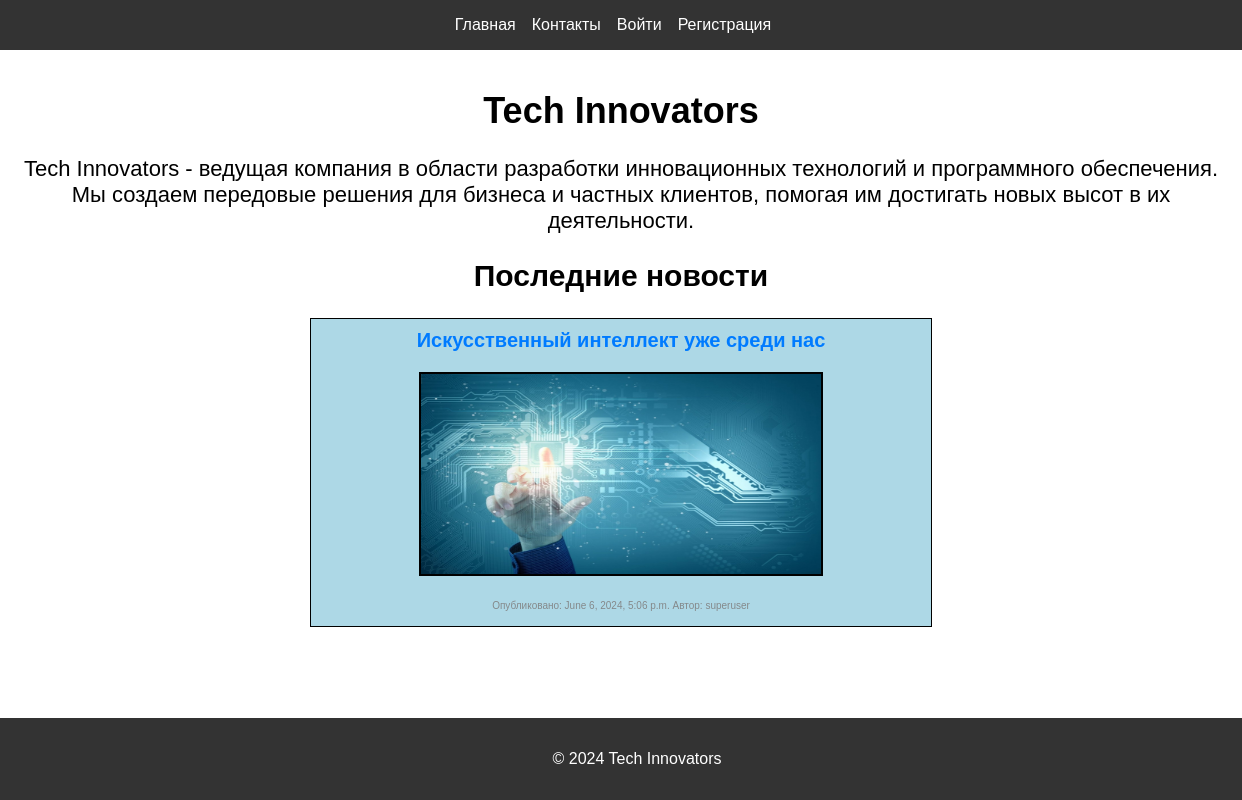
The page / on the database its author committed.
### main/models.py (models this page shows, shortened)
class News(models.Model):
    title = models.CharField(max_length=200)
    text = models.TextField()
    published_date = models.DateTimeField(auto_now_add=True)
    author = models.ForeignKey(User, on_delete=models.CASCADE)
    image = models.ImageField(upload_to='news_images/', blank=True, null=True)
    comments = models.ForeignKey('Comment', on_delete=models.CASCADE, related_name='news_comments', null=True, blank=True)

### main/views.py (the view)
# urls.py: 2. Add a URL to urlpatterns:  path('', views.home, name='home')
def home(request):
    latest_news = News.objects.order_by('-published_date')[:3]
    return render(request, 'main/home.html', {'latest_news': latest_news})

### main/templatetags/news_tags.py (called while the page is built)
@register.inclusion_tag('main/news_item.html')
def render_news(news):
    return {'news': news}

### main/templates/main/home.html (shortened to what this page needs)
{% extends 'main/base.html' %}
{% block content %}
<h1 class="home_title">Tech Innovators</h1>
<p class="home_text">Tech Innovators - ведущая компания в области разработки инновационных технологий и программного обеспечения. Мы создаем передовые решения для бизнеса и частных клиентов, помогая им достигать новых высот в их деятельности.</p>
<h2 class="news_block">Последние новости</h2>
{% load news_tags %}
{% for news in latest_news %}
    {% render_news news %}
{% endfor %}
{% endblock %}

### main/templates/main/news_item.html (shortened to what this page needs)
<div class="news-item">
    <h3><a href="{% url 'news_detail' news.id %}">{{ news.title }}</a></h3>
    {% if news.image %}
        <img src="{{ news.image.url }}" alt="{{ news.title }}">
    {% endif %}
    <p class="news_footnote">Опубликовано: {{ news.published_date }} Автор: {{ news.author.username }}</p>
</div>

### main/static/main/styles.css (style rules this page uses)
body, html { margin: 0; padding: 0; font-family: Arial, sans-serif; height: 100%; }
html, body { display: flex; flex-direction: column; min-height: 100vh; }
.news-item { max-width: 600px; margin: 0 auto; padding: 10px; border: 1px solid #ddd; margin-bottom: 20px; background-color: lightblue; border: 1px solid black; text-align: center; }
.news-item h3 { margin-top: 0; text-align: center; font-size: 20px; }
.news-item img { width: 400px; height: 200px; margin-bottom: 10px; border: 2px solid black; }
.news-item p { margin-bottom: 5px; }
.news-item a { color: #007bff; text-decoration: none; }
.news_footnote { font-size: 10px; color: grey; opacity: 90%; }
.news_block { text-align: center; font-size: 30px; }
.home_title { text-align: center; font-size: 36px; }
.home_text { text-align: center; font-size: 22px; }

### rows shown on the page
News: title "Искусственный интеллект уже среди нас", image (picture), published_date "June 6, 2024, 5:06 p.m.", author.username "superuser"
